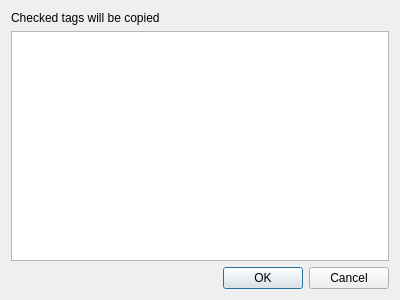
<?xml version="1.0" encoding="UTF-8"?>
<ui version="4.0">
 <class>Dialog</class>
 <widget class="QDialog" name="Dialog">
  <property name="geometry">
   <rect>
    <x>0</x>
    <y>0</y>
    <width>400</width>
    <height>300</height>
   </rect>
  </property>
  <property name="windowTitle">
   <string>Copy Settings</string>
  </property>
  <layout class="QVBoxLayout" name="verticalLayout">
   <item>
    <widget class="QLabel" name="label">
     <property name="sizePolicy">
      <sizepolicy hsizetype="Preferred" vsizetype="Maximum">
       <horstretch>0</horstretch>
       <verstretch>0</verstretch>
      </sizepolicy>
     </property>
     <property name="text">
      <string>Checked tags will be copied</string>
     </property>
    </widget>
   </item>
   <item>
    <widget class="QTableView" name="table_tags"/>
   </item>
   <item>
    <widget class="QDialogButtonBox" name="buttons">
     <property name="orientation">
      <enum>Qt::Horizontal</enum>
     </property>
     <property name="standardButtons">
      <set>QDialogButtonBox::Cancel|QDialogButtonBox::Ok</set>
     </property>
    </widget>
   </item>
  </layout>
 </widget>
 <resources/>
 <connections>
  <connection>
   <sender>buttons</sender>
   <signal>accepted()</signal>
   <receiver>Dialog</receiver>
   <slot>accept()</slot>
   <hints>
    <hint type="sourcelabel">
     <x>248</x>
     <y>254</y>
    </hint>
    <hint type="destinationlabel">
     <x>157</x>
     <y>274</y>
    </hint>
   </hints>
  </connection>
  <connection>
   <sender>buttons</sender>
   <signal>rejected()</signal>
   <receiver>Dialog</receiver>
   <slot>reject()</slot>
   <hints>
    <hint type="sourcelabel">
     <x>316</x>
     <y>260</y>
    </hint>
    <hint type="destinationlabel">
     <x>286</x>
     <y>274</y>
    </hint>
   </hints>
  </connection>
 </connections>
</ui>
